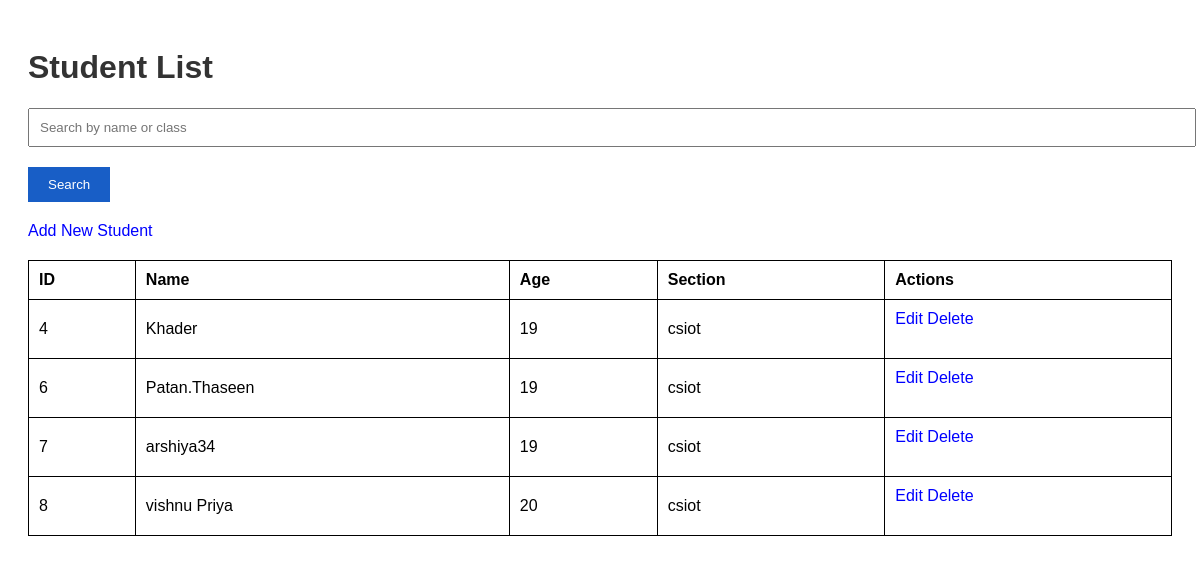
The page / on the database its author committed.
### tables this page shows
CREATE TABLE students (
            id INTEGER PRIMARY KEY AUTOINCREMENT,
            name TEXT NOT NULL,
            age INTEGER NOT NULL,
            student_class TEXT NOT NULL
        );

### app.py (the view)
@app.route('/')
def index():
    conn = get_db_connection()
    students = conn.execute('SELECT * FROM students').fetchall()
    conn.close()
    return render_template('index.html', students=students)

### app.py (called while the page is built)
def get_db_connection():
    conn = sqlite3.connect('student.db')
    conn.row_factory = sqlite3.Row
    return conn

### templates/index.html (shortened to what this page needs)
<!DOCTYPE html>
<html lang="en">
<head>
    <link rel="stylesheet" href="{{ url_for('static', filename='styles.css') }}">
</head>
<body>
    <h1>Student List</h1>
    <form method="GET" action="{{ url_for('search') }}">
        <input type="text" name="query" placeholder="Search by name or class">
        <input type="submit" value="Search">
    </form>
    <a href="{{ url_for('add_student') }}">Add New Student</a>
    <table>
        <tr>
            <th>ID</th>
            <th>Name</th>
            <th>Age</th>
            <th>Section</th>
            <th>Actions</th>
        </tr>
        {% for student in students %}
        <tr>
            <td>{{ student.id }}</td>
            <td>{{ student.name }}</td>
            <td>{{ student.age }}</td>
            <td>{{ student.student_class }}</td>
            <td>
                <a href="{{ url_for('edit_student', id=student.id) }}">Edit</a>
                <a href="{{ url_for('delete_student', id=student.id) }}" onclick="return confirm('Are you sure?');">Delete</a>
            </td>
        </tr>
        {% endfor %}
    </table>
</body>
</html>

### static/styles.css (style rules this page uses)
body { font-family: Arial, sans-serif; padding: 20px; }
h1 { color: #333; }
table { width: 100%; border-collapse: collapse; }
table, th, td { border: 1px solid black; }
th, td { padding: 10px; text-align: left; }
a { color: blue; text-decoration: none; margin-bottom: 20px; display: inline-block; }
form { margin-top: 20px; margin-bottom: 20px }
input[type="text"], input[type="number"] { padding: 10px; width: 100%; margin-bottom: 20px; }
input[type="submit"] { padding: 10px 20px; background-color: rgb(24, 94, 198); color: white; border: none; cursor: pointer; }

### rows shown on the page
students: id "4", name "Khader", age "19", student_class "csiot"
students: id "6", name "Patan.Thaseen", age "19", student_class "csiot"
students: id "7", name "arshiya34", age "19", student_class "csiot"
students: id "8", name "vishnu Priya", age "20", student_class "csiot"
